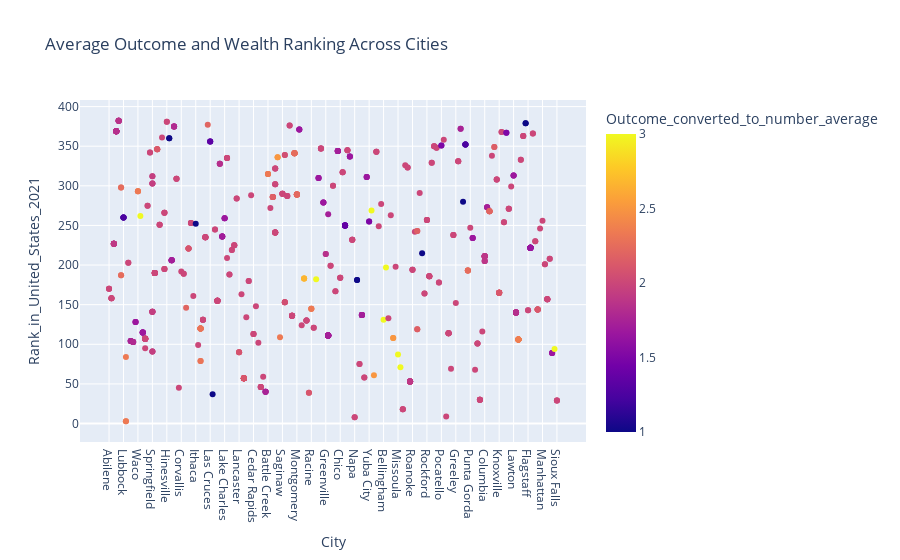

Here is the notebook cell this chart was saved with:
### Code cell
fig3 = px.scatter(inner_merge_dialysis_income, x="City", y="Rank_in_United_States_2021", color='Outcome_converted_to_number_average', title = "Average Outcome and Wealth Ranking Across Cities")
fig3.show()

### Figure 1 — Plotly figure (JSON) as saved in the notebook; plotly's stock layout.template omitted (floating-point values rounded to 4 significant figures; data arrays with more than 128 entries replaced by an {"elided": "..."} marker saying what was removed)
{"data": [{"hoverlabel": {"namelength": 0}, "hovertemplate": "City=%{x}<br>Rank_in_United_States_2021=%{y}<br>Outcome_converted_to_number_average=%{marker.color}", "legendgroup": "", "marker": {"color": {"elided": "679 float values"}, "coloraxis": "coloraxis", "symbol": "circle"}, "mode": "markers", "name": "", "showlegend": false, "type": "scatter", "x": {"elided": "679 str values"}, "xaxis": "x", "y": {"elided": "679 int values"}, "yaxis": "y"}], "layout": {"coloraxis": {"colorbar": {"title": {"text": "Outcome_converted_to_number_average"}}, "colorscale": [[0, "#0d0887"], [0.1111, "#46039f"], [0.2222, "#7201a8"], [0.3333, "#9c179e"], [0.4444, "#bd3786"], [0.5556, "#d8576b"], [0.6667, "#ed7953"], [0.7778, "#fb9f3a"], [0.8889, "#fdca26"], [1, "#f0f921"]]}, "legend": {"tracegroupgap": 0}, "title": {"text": "Average Outcome and Wealth Ranking Across Cities"}, "xaxis": {"anchor": "y", "domain": [0, 1], "title": {"text": "City"}}, "yaxis": {"anchor": "x", "domain": [0, 1], "title": {"text": "Rank_in_United_States_2021"}}}}
